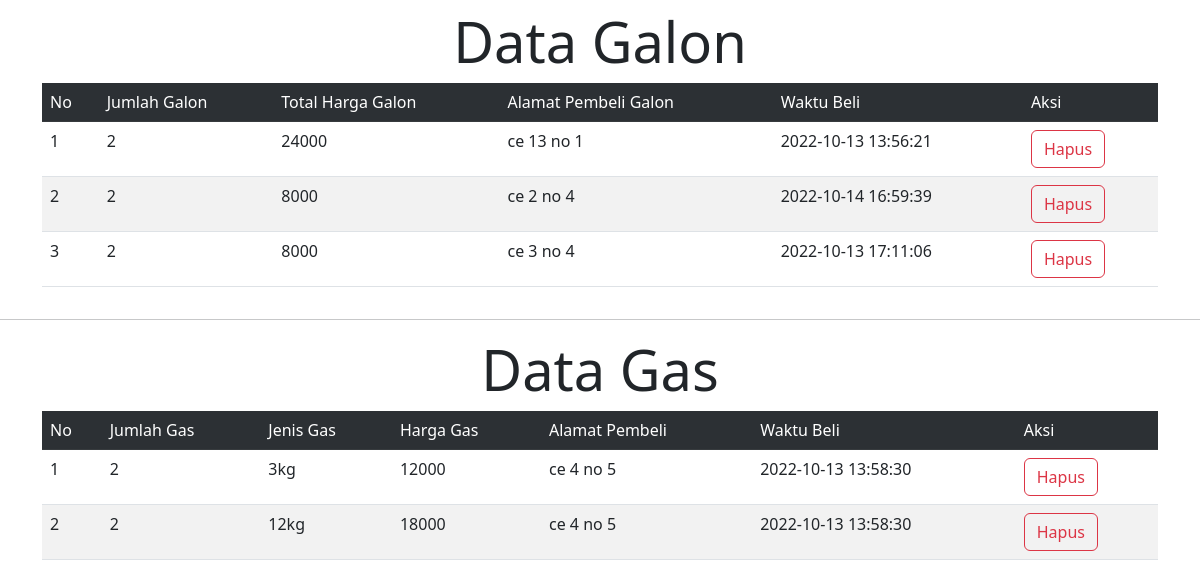
The app's page /administrator/main.php with its own data.
### tables this page shows
CREATE TABLE `tb_galon` (
  `id_galon` int(11) NOT NULL,
  `jumlah_galon` int(11) DEFAULT NULL,
  `harga_galon` int(11) DEFAULT NULL,
  `pembeli_galon` varchar(244) DEFAULT NULL,
  `waktu_beli` timestamp NULL DEFAULT NULL
);

CREATE TABLE `tb_gas` (
  `id_gas` int(11) NOT NULL,
  `jumlah_gas` int(11) DEFAULT NULL,
  `jenis_gas` varchar(10) DEFAULT NULL,
  `harga_gas` int(11) DEFAULT NULL,
  `pembeli_gas` varchar(244) DEFAULT NULL,
  `waktu_beli` timestamp NULL DEFAULT NULL
);

### administrator/functions.php (called while the page is built, shortened)
<?php
$conn = mysqli_connect("localhost", "root", "", "db_tokovili");
function query($query){
    global $conn;
    $result = mysqli_query($conn, $query);
    $dataData = [];
    while($data = mysqli_fetch_assoc($result)){
        $dataData[] = $data;
    }
    return $dataData;
}
?>

### administrator/main.php (the view, shortened to what this page needs)
<?php
include('functions.php');
$dataDataGalon = query("SELECT * FROM tb_galon");
$dataDataGas = query("SELECT * FROM tb_gas");
?>
<link href="https://cdn.jsdelivr.net/npm/bootstrap@5.2.2/dist/css/bootstrap.min.css" rel="stylesheet">
<h1 class="display-4 text-center mt-2">Data Galon</h1>
<div class="container-sm table-responsive">
<table class="table table-striped table-hover">
<tr class="table-dark">
    <td>
        No
    </td>
    <td>
        Jumlah Galon
    </td>
    <td>
        Total Harga Galon
    </td>
    <td>
        Alamat Pembeli Galon
    </td>
    <td>
        Waktu Beli
    </td>
    <td>
        Aksi
    </td>
</tr>
    <?php
        $no = 1;
        foreach($dataDataGalon as $data):
    ?>
    <tr>
    <td>
        <?= $no++; ?>
    </td>
    <td>
        <?= $data['jumlah_galon']; ?>
    </td>
    <td>
        <?= $data['harga_galon']; ?>
    </td>
    <td>
        <?= $data['pembeli_galon']; ?>
    </td>
    <td>
        <?= $data['waktu_beli']; ?>
    </td>
    <td>
        <a href="hapus_galon.php?no_buku=<?= $data['id_galon']; ?>"><button class="btn btn-outline-danger" onclick="return confirm('YAKIN INIGN MENGHAPUS?')">Hapus</button></a>
    </td>
    </tr>
    <?php endforeach; ?>
</table>
</div>
<hr>
<h1 class="display-4 text-center mt-2">Data Gas</h1>
<div class="container-sm table-responsive">
<table class="table table-striped table-hover">
<tr class="table-dark">
    <td>
        No
    </td>
    <td>
        Jumlah Gas
    </td>
    <td>
        Jenis Gas
    </td>
    <td>
        Harga Gas
    </td>
    <td>
        Alamat Pembeli
    </td>
    <td>
        Waktu Beli
    </td>
    <td>
        Aksi
    </td>
</tr>
    <?php
        $no = 1;
        foreach($dataDataGas as $data):
    ?>
    <tr>
    <td>
        <?= $no++; ?>
    </td>
    <td>
        <?= $data['jumlah_gas']; ?>
    </td>
    <td>
        <?= $data['jenis_gas']; ?>
    </td>
    <td>
        <?= $data['harga_gas']; ?>
    </td>
    <td>
        <?= $data['pembeli_gas']; ?>
    </td>
    <td>
        <?= $data['waktu_beli']; ?>
    </td>
    <td>
        <a href="hapus_gas.php?no_buku=<?= $data['id_gas']; ?>"><button class="btn btn-outline-danger" onclick="return confirm('YAKIN INIGN MENGHAPUS?')">Hapus</button></a>
    </td>
    </tr>
    <?php endforeach; ?>
</table>
</div>

### records on screen
tb_galon: jumlah_galon "2", harga_galon "24000", pembeli_galon "ce 13 no 1", waktu_beli "2022-10-13 13:56:21"
tb_galon: jumlah_galon "2", harga_galon "8000", pembeli_galon "ce 2 no 4", waktu_beli "2022-10-14 16:59:39"
tb_galon: jumlah_galon "2", harga_galon "8000", pembeli_galon "ce 3 no 4", waktu_beli "2022-10-13 17:11:06"
tb_gas: jumlah_gas "2", jenis_gas "3kg", harga_gas "12000", pembeli_gas "ce 4 no 5", waktu_beli "2022-10-13 13:58:30"
tb_gas: jumlah_gas "2", jenis_gas "12kg", harga_gas "18000", pembeli_gas "ce 4 no 5", waktu_beli "2022-10-13 13:58:30"
